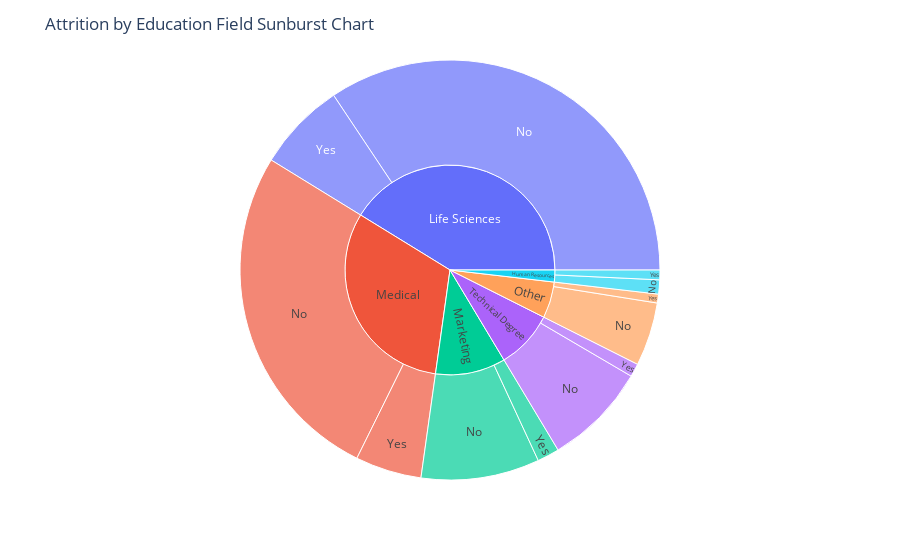

Notebook cell for this chart:
### Code cell
import plotly.express as px

# Create a pivot table to count the number of employees in each category
pivot_table = final.pivot_table(index='EducationField', columns='Attrition', aggfunc='size', fill_value=0)

# Create a new DataFrame with the hierarchical structure needed for the Sunburst chart
data = []
for education_field in pivot_table.index:
    attrition_counts = pivot_table.loc[education_field]
    data.append({'EducationField': education_field, 'Attrition': 'No', 'Count': attrition_counts['No']})
    data.append({'EducationField': education_field, 'Attrition': 'Yes', 'Count': attrition_counts['Yes']})

# Create the Sunburst chart
fig = px.sunburst(data, path=['EducationField', 'Attrition'], values='Count')

# Customize the chart appearance if needed
fig.update_layout(title='Attrition by Education Field Sunburst Chart')

# Show the chart
fig.show()

### Figure 1 — Plotly figure (JSON) as saved in the notebook; plotly's stock layout.template omitted (floating-point values rounded to 4 significant figures)
{"data": [{"branchvalues": "total", "domain": {"x": [0, 1], "y": [0, 1]}, "hovertemplate": "labels=%{label}<br>Count=%{value}<br>parent=%{parent}<br>id=%{id}<extra></extra>", "ids": ["Human Resources/No", "Life Sciences/No", "Marketing/No", "Medical/No", "Other/No", "Technical Degree/No", "Human Resources/Yes", "Life Sciences/Yes", "Marketing/Yes", "Medical/Yes", "Other/Yes", "Technical Degree/Yes", "Human Resources", "Life Sciences", "Marketing", "Medical", "Other", "Technical Degree"], "labels": ["No", "No", "No", "No", "No", "No", "Yes", "Yes", "Yes", "Yes", "Yes", "Yes", "Human Resources", "Life Sciences", "Marketing", "Medical", "Other", "Technical Degree"], "name": "", "parents": ["Human Resources", "Life Sciences", "Marketing", "Medical", "Other", "Technical Degree", "Human Resources", "Life Sciences", "Marketing", "Medical", "Other", "Technical Degree", "", "", "", "", "", ""], "type": "sunburst", "values": [48, 1515, 402, 1167, 216, 351, 33, 303, 75, 225, 30, 45, 81, 1818, 477, 1392, 246, 396]}], "layout": {"legend": {"tracegroupgap": 0}, "margin": {"t": 60}, "title": {"text": "Attrition by Education Field Sunburst Chart"}}}
